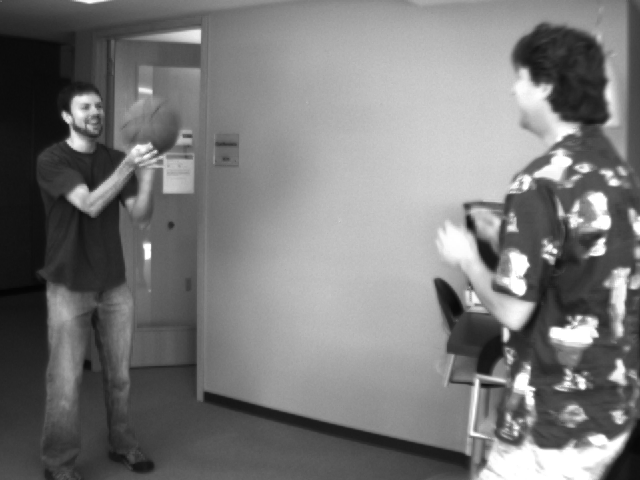
#> input picture lecture12/AWAIS_2026198004_lec12/data/pedestrians/basketball1.png, 640 x 480 px
$ python page67_pedestrian_detection_using_hog_svm.py
#> lines starting #> are read from the running program, lines starting #| are printed output that depends on the picture; after the words box and inside, x2 and y2 are one past the last pixel; in counts of white or black regions, pixels touching at a corner belong together
### lecture12/AWAIS_2026198004_lec12/common.py
from __future__ import annotations

from pathlib import Path
from urllib.request import urlopen

import cv2
import numpy as np


ROOT_DIR = Path(__file__).resolve().parent
DATA_DIR = ROOT_DIR / "data"
OUTPUT_DIR = ROOT_DIR / "output"

PEDESTRIAN_DIR = DATA_DIR / "pedestrians"
OCR_DIR = DATA_DIR / "ocr"
FACE_DIR = DATA_DIR / "faces"
ARUCO_DIR = DATA_DIR / "aruco"
NEW_DATA_DIR = DATA_DIR / "new_data"

PEDESTRIAN_URLS = {
    "basketball1.png": "https://raw.githubusercontent.com/opencv/opencv/4.x/samples/data/basketball1.png",
    "basketball2.png": "https://raw.githubusercontent.com/opencv/opencv/4.x/samples/data/basketball2.png",
}
OCR_DIGITS_URL = "https://raw.githubusercontent.com/opencv/opencv/4.x/samples/data/digits.png"
LENA_URL = "https://raw.githubusercontent.com/opencv/opencv/4.x/samples/data/lena.jpg"
LBP_CASCADE_URL = "https://raw.githubusercontent.com/opencv/opencv/4.x/data/lbpcascades/lbpcascade_frontalface_improved.xml"

FACE_SCENE_PATH = FACE_DIR / "synthetic_group.png"
LENA_PATH = FACE_DIR / "lena.jpg"
LBP_CASCADE_PATH = FACE_DIR / "lbpcascade_frontalface_improved.xml"
OCR_DIGITS_PATH = OCR_DIR / "digits.png"
ARUCO_SCENE_PATH = ARUCO_DIR / "synthetic_markers.png"

ARUCO_DICTIONARY_NAME = "DICT_4X4_50"
ARUCO_MARKER_IDS = [5, 12, 23, 31]


def to_uint8(image: np.ndarray) -> np.ndarray:
    if image.dtype == np.uint8:
        return image
    image_float = image.astype(np.float32)
    if float(image_float.min()) >= 0.0 and float(image_float.max()) <= 1.0:
        image_float *= 255.0
    return np.clip(image_float, 0, 255).astype(np.uint8)


def ensure_color(image: np.ndarray) -> np.ndarray:
    image_uint8 = to_uint8(image)
    if image_uint8.ndim == 2:
        return cv2.cvtColor(image_uint8, cv2.COLOR_GRAY2BGR)
    return image_uint8


# [6 lines left out: function save_image, not called in this run]


def plot_bgr(ax, image: np.ndarray, title: str) -> None:
    ax.imshow(cv2.cvtColor(ensure_color(image), cv2.COLOR_BGR2RGB))
    ax.set_title(title)
    ax.axis("off")


# [4 lines left out: function plot_gray, not called in this run]


def draw_text_block(ax, title: str, text: str) -> None:
    ax.axis("off")
    ax.set_title(title)
    ax.text(0.02, 0.98, text, va="top", ha="left", family="monospace", fontsize=9)


def finalize_figure(fig, filename: str, show: bool = False) -> Path:
    import matplotlib.pyplot as plt

    OUTPUT_DIR.mkdir(parents=True, exist_ok=True)
    out_path = OUTPUT_DIR / filename
    fig.tight_layout()
    fig.savefig(out_path, dpi=160, bbox_inches="tight")
    print(f"Saved figure: {out_path}")
    if show:
        plt.show()
    else:
        plt.close(fig)
    return out_path


def download_bytes(url: str) -> bytes:
    with urlopen(url, timeout=30) as response:
        return response.read()


# [15 lines left out: functions download_image, write_downloaded_file, not called in this run]


def write_downloaded_image(url: str, destination: Path) -> Path:
    if destination.exists():
        return destination
    destination.parent.mkdir(parents=True, exist_ok=True)
    save_image(destination, download_image(url))
    return destination


def load_color_image(path: Path) -> np.ndarray:
    image = cv2.imread(str(path), cv2.IMREAD_COLOR)
    if image is None:
        raise FileNotFoundError(f"Could not read image: {path}")
    return image


# [5 lines left out: function load_grayscale_image, not called in this run]


def ensure_base_dirs() -> None:
    DATA_DIR.mkdir(parents=True, exist_ok=True)
    OUTPUT_DIR.mkdir(parents=True, exist_ok=True)


# [63 lines left out: functions generate_marker_image, build_face_scene, build_aruco_scene, not called in this run]


def ensure_pedestrian_dataset() -> None:
    ensure_base_dirs()
    for name, url in PEDESTRIAN_URLS.items():
        write_downloaded_image(url, PEDESTRIAN_DIR / name)


def ensure_ocr_dataset() -> None:
    ensure_base_dirs()
    write_downloaded_image(OCR_DIGITS_URL, OCR_DIGITS_PATH)


# [20 lines left out: functions ensure_face_dataset, ensure_aruco_dataset, ensure_demo_data, not called in this run]


def pedestrian_image_paths() -> list[Path]:
    ensure_pedestrian_dataset()
    preferred_paths = []
    for candidate in ["people.jpg", "people.jpeg", "people.png"]:
        path = NEW_DATA_DIR / candidate
        if path.exists():
            preferred_paths.append(path)
    default_paths = [PEDESTRIAN_DIR / name for name in sorted(PEDESTRIAN_URLS)]
    return preferred_paths + default_paths


def digits_image_path() -> Path:
    ensure_ocr_dataset()
    return OCR_DIGITS_PATH


def face_scene_path() -> Path:
    ensure_face_dataset()
    return FACE_SCENE_PATH


# [13 lines left out: functions haar_cascade_path, lbp_cascade_path, not called in this run]


def aruco_scene_path() -> Path:
    ensure_aruco_dataset()
    return ARUCO_SCENE_PATH


# [5 lines left out: function face_video_path, not called in this run]

### lecture12/AWAIS_2026198004_lec12/page67_pedestrian_detection_using_hog_svm.py
from __future__ import annotations

import argparse
import time
from dataclasses import dataclass

import cv2
import matplotlib.pyplot as plt
import numpy as np
from matplotlib.gridspec import GridSpec

from common import draw_text_block, finalize_figure, load_color_image, pedestrian_image_paths, plot_bgr


PEOPLE_DETECTOR = cv2.HOGDescriptor()
PEOPLE_DETECTOR.setSVMDetector(cv2.HOGDescriptor_getDefaultPeopleDetector())


@dataclass
class DetectionResult:
    name: str
    original: np.ndarray
    annotated: np.ndarray
    boxes: list[tuple[int, int, int, int]]
    scores: list[float]
    elapsed_ms: float


def parse_args() -> argparse.Namespace:
    parser = argparse.ArgumentParser(description="Lecture 12 page 67: pedestrian detection using HOG-SVM.")
    parser.add_argument("--show", action="store_true", help="Open the Matplotlib figure after saving.")
    return parser.parse_args()


def nms_indices(boxes: list[list[int]], scores: list[float], nms_threshold: float = 0.35) -> list[int]:
    if not boxes:
        return []
    indices = cv2.dnn.NMSBoxes(boxes, scores, score_threshold=0.0, nms_threshold=nms_threshold)
    if len(indices) == 0:
        return list(range(len(boxes)))
    return np.array(indices).reshape(-1).astype(int).tolist()


def detect_pedestrians(name: str, image: np.ndarray) -> DetectionResult:
    start_time = time.perf_counter()
    raw_boxes, raw_weights = PEOPLE_DETECTOR.detectMultiScale(
        image,
        winStride=(8, 8),
        padding=(8, 8),
        scale=1.05,
    )
    elapsed_ms = (time.perf_counter() - start_time) * 1000.0

    boxes = [list(map(int, box)) for box in np.asarray(raw_boxes).reshape(-1, 4)] if len(raw_boxes) else []
    scores = [float(score) for score in np.asarray(raw_weights).reshape(-1)] if len(raw_weights) else []
    keep = nms_indices(boxes, scores)
    filtered_boxes = [tuple(boxes[index]) for index in keep]
    filtered_scores = [scores[index] for index in keep]

    annotated = image.copy()
    for index, ((x, y, width, height), score) in enumerate(zip(filtered_boxes, filtered_scores), start=1):
        cv2.rectangle(annotated, (x, y), (x + width, y + height), (40, 220, 40), 3, cv2.LINE_AA)
        cv2.putText(
            annotated,
            f"P{index} {score:.2f}",
            (x, max(24, y - 8)),
            cv2.FONT_HERSHEY_SIMPLEX,
            0.65,
            (30, 120, 30),
            2,
            cv2.LINE_AA,
        )
    return DetectionResult(name, image, annotated, filtered_boxes, filtered_scores, elapsed_ms)


def main() -> None:
    args = parse_args()
    results = [detect_pedestrians(path.stem, load_color_image(path)) for path in pedestrian_image_paths()]
#> in load_color_image, image is the input picture: shape (480, 640, 3); min 4, max 255, mean 120.3
#> in detect_pedestrians, `raw_boxes, raw_weights = PEOPLE_DETECTOR.detectMultiScale( image, winS..`: raw_boxes = [[404, 191, 90, 181], [0, 40, 190, 434]]; raw_weights = [0.787, 2]
#> in detect_pedestrians, `boxes = [list(map(int, box)) for box in np.asarray(raw_boxes).reshape(..`: boxes = [[404, 191, 90, 181], [0, 40, 190, 434]]
#> in detect_pedestrians, `scores = [float(score) for score in np.asarray(raw_weights).reshape(-1..`: scores = [0.787, 2]
#> in nms_indices, `indices = cv2.dnn.NMSBoxes(boxes, scores, score_threshold=0.0, nms_thr..`: indices = [1, 0]
#> in detect_pedestrians, `filtered_boxes = [tuple(boxes[index]) for index in keep]`: filtered_boxes = [(0, 40, 190, 434), (404, 191, 90, 181)]
#> in detect_pedestrians, `filtered_scores = [scores[index] for index in keep]`: filtered_scores = [2, 0.787]
#> the loop in detect_pedestrians, `for index, ((x, y, width, height), score) in enumerate(zip(filtered_bo..` made 2 passes
#> (index, x, y, width, height, score) on passes 1 to 2: (1, 0, 40, 190, 434, 2), (2, 404, 191, 90, 181, 0.787)
#> after the loop in detect_pedestrians, `for index, ((x, y, width, height), score) in enumerate(zip(filtered_bo..`:
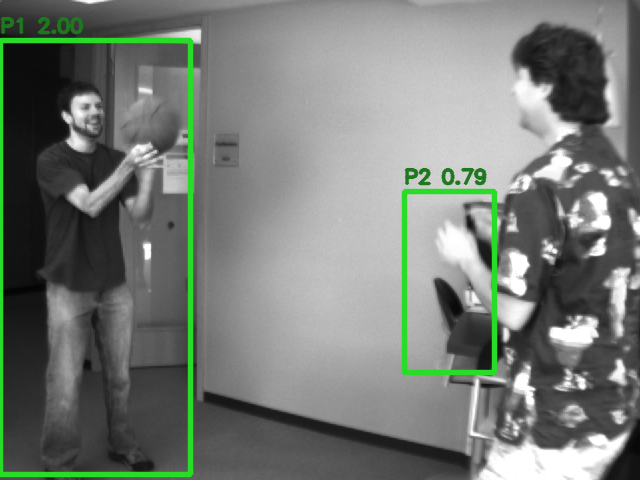
#> annotated: shape (480, 640, 3); 4.23% of pixels changed, all inside (x1, y1, x2, y2) = (0, 16, 498, 478)
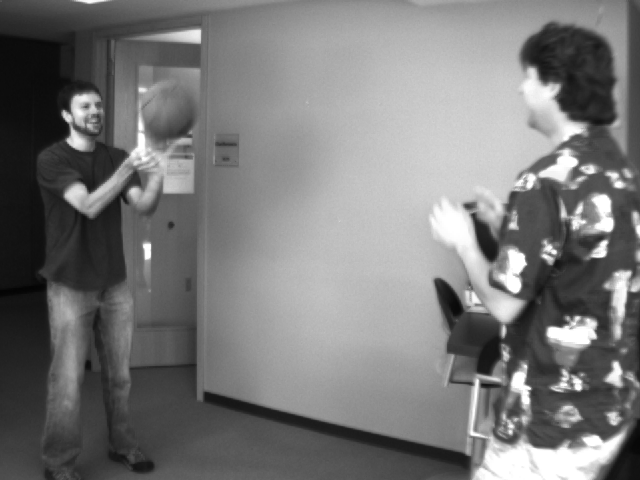
#> input picture lecture12/AWAIS_2026198004_lec12/data/pedestrians/basketball2.png, 640 x 480 px
#> in load_color_image, image is the input picture: shape (480, 640, 3); min 4, max 255, mean 119.9
#> call 2 of detect_pedestrians, with name = 'basketball2'
#> in detect_pedestrians (call 2), `raw_boxes, raw_weights = PEOPLE_DETECTOR.detectMultiScale( image, winS..`: raw_boxes = [[389, 157, 119, 238], [0, 40, 190, 434]]; raw_weights = [0.54, 1.49]
#> in detect_pedestrians (call 2), `boxes = [list(map(int, box)) for box in np.asarray(raw_boxes).reshape(..`: boxes = [[389, 157, 119, 238], [0, 40, 190, 434]]
#> in detect_pedestrians (call 2), `scores = [float(score) for score in np.asarray(raw_weights).reshape(-1..`: scores = [0.54, 1.49]
#> in detect_pedestrians (call 2), `filtered_boxes = [tuple(boxes[index]) for index in keep]`: filtered_boxes = [(0, 40, 190, 434), (389, 157, 119, 238)]
#> in detect_pedestrians (call 2), `filtered_scores = [scores[index] for index in keep]`: filtered_scores = [1.49, 0.54]
#> the loop in detect_pedestrians (call 2), `for index, ((x, y, width, height), score) in enumerate(zip(filtered_bo..` made 2 passes
#> (index, x, y, width, height, score) on passes 1 to 2: (1, 0, 40, 190, 434, 1.49), (2, 389, 157, 119, 238, 0.54)
#> after the loop in detect_pedestrians (call 2), `for index, ((x, y, width, height), score) in enumerate(zip(filtered_bo..`:
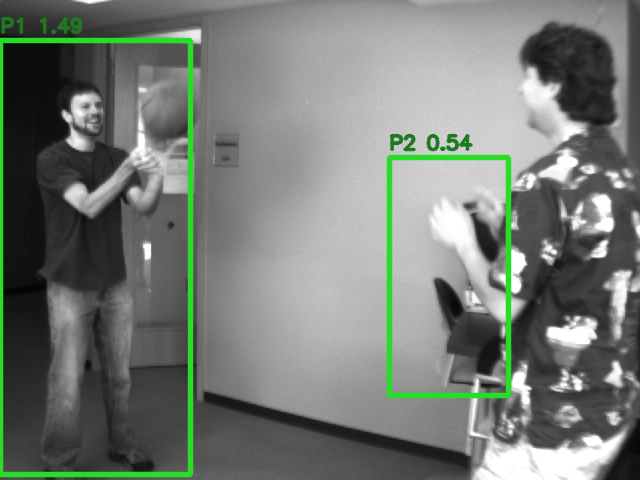
#> annotated: shape (480, 640, 3); 4.58% of pixels changed, all inside (x1, y1, x2, y2) = (0, 16, 512, 478)
#> results = 2 items

    fig = plt.figure(figsize=(17, max(6, 4.4 * len(results))))
    grid = GridSpec(len(results), 3, figure=fig, width_ratios=[1.0, 1.0, 0.95])

    for row_index, result in enumerate(results):
        plot_bgr(fig.add_subplot(grid[row_index, 0]), result.original, f"{result.name}: input")
        plot_bgr(
            fig.add_subplot(grid[row_index, 1]),
            result.annotated,
            f"{result.name}: detections ({len(result.boxes)})",
        )
#> this loop made 2 passes
#> row_index on passes 1 to 2: 0, 1

    summary_lines = ["Detector: OpenCV HOGDescriptor + default people SVM", "Parameters: winStride=(8,8), padding=(8,8), scale=1.05", ""]
    for result in results:
        mean_score = float(np.mean(result.scores)) if result.scores else 0.0
        summary_lines.extend(
            [
                f"{result.name}",
                f"  detections: {len(result.boxes)}",
                f"  mean score: {mean_score:.3f}",
                f"  runtime: {result.elapsed_ms:.1f} ms",
                f"  boxes: {result.boxes}",
                "",
            ]
        )
#> this loop made 2 passes
#> mean_score on passes 1 to 2: 1.4, 1.01
#> after the loop, summary_lines = 15 items
    draw_text_block(fig.add_subplot(grid[:, 2]), "HOG-SVM Summary", "\n".join(summary_lines).rstrip())
    finalize_figure(fig, "page67_pedestrian_detection_using_hog_svm.png", show=args.show)
#> in finalize_figure, `fig.savefig(out_path, dpi=160, bbox_inches="tight")`:
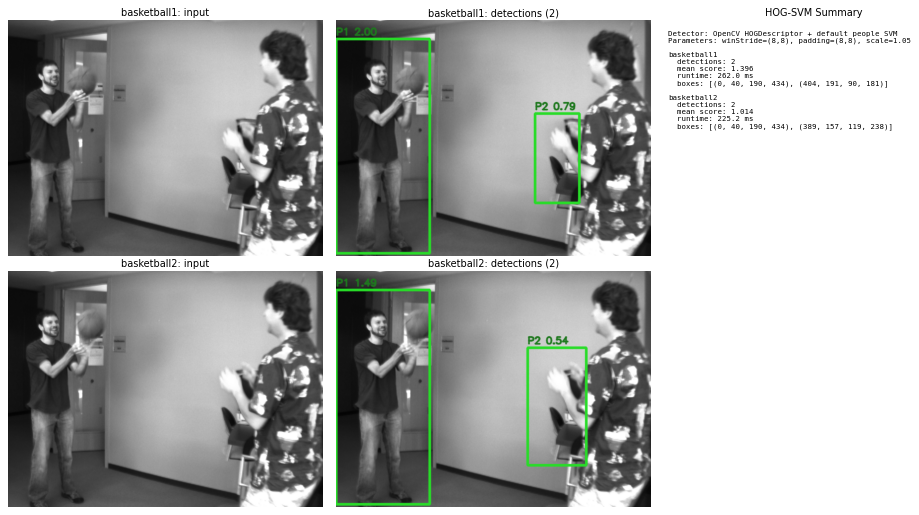
#> figure drawn by matplotlib, 4 panels


if __name__ == "__main__":
    main()
